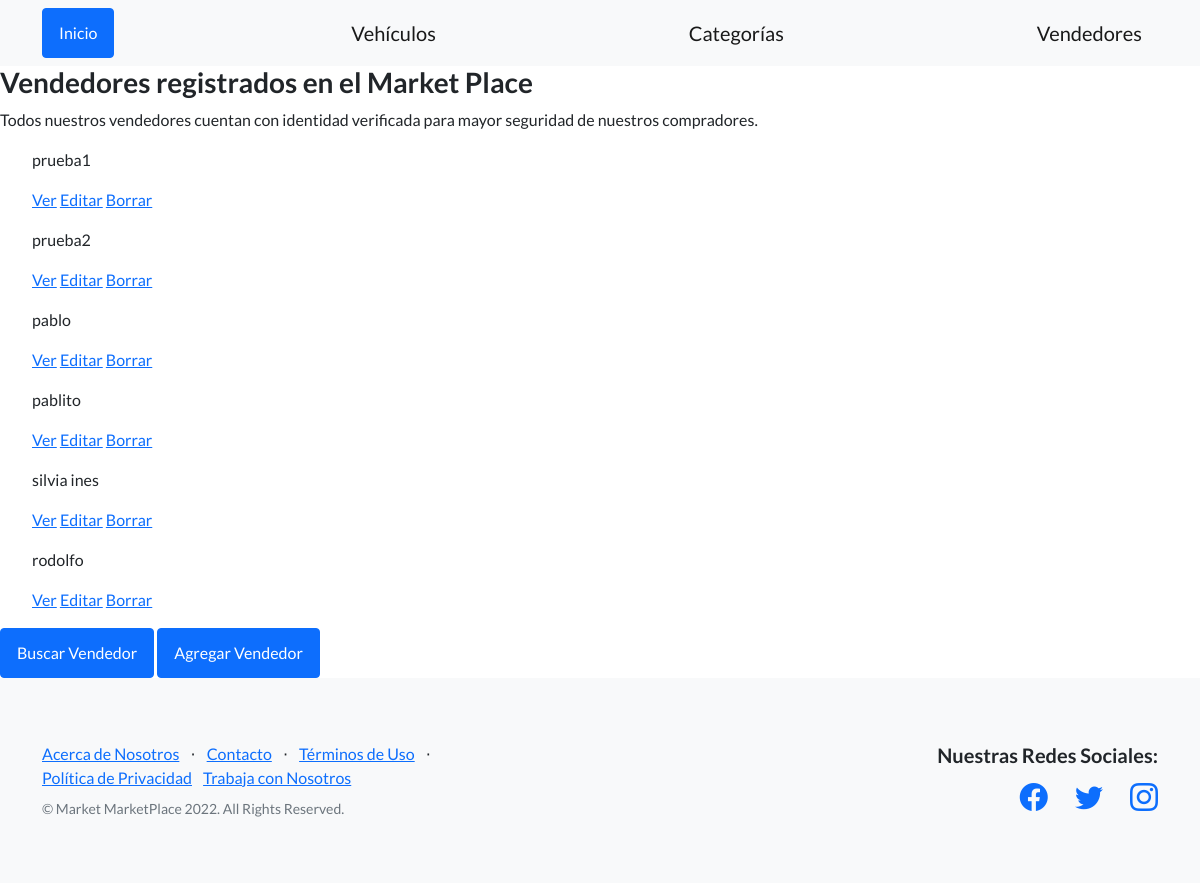
/MarketPlace/vendedor/listV/, run on the app's committed database.
### MarketPlace/models.py (models this page shows)
class Vendedor(models.Model):
    nombre=models.CharField(max_length=40)
    telefono=models.IntegerField()
    correo=models.EmailField()

### MarketPlace/views.py (the view)
# urls.py: path('vendedor/listV/', views.VendedorList.as_view(),name='ListV'),
class VendedorList(ListView):
    model = Vendedor
    template_name = 'MarketPlace/vendedores_list.html'

### MarketPlace/templates/MarketPlace/vendedor_list.html
{% extends "MarketPlace/padre.html" %}
{% load static %}
{% block contenidoQueCambia %}
    <h3>Vendedores registrados en el Market Place</h3>
    <p>Todos nuestros vendedores cuentan con identidad verificada para mayor seguridad de nuestros compradores.</p>
    <ul>
        {% for vendedor in object_list %}
            <p>{{vendedor.nombre}}</p>
            <p>
                <a href="{% url 'DetailV' vendedor.id %}">Ver</a>
                <a href="{% url 'EditV' vendedor.id %}">Editar</a>
                <a href="{% url 'DeleteV' vendedor.id %}">Borrar</a>
            </p>
        {% endfor %}
    </ul>
    <a class="btn btn-primary" href="{% url 'BuscarVendedor' %}">Buscar Vendedor</a>
    <a class="btn btn-primary" href="{% url 'Vendedores' %}">Agregar Vendedor</a>
    {% endblock %}

### data on the page
Vendedor: nombre "prueba1"
Vendedor: nombre "prueba2"
Vendedor: nombre "pablo"
Vendedor: nombre "pablito"
Vendedor: nombre "silvia ines"
Vendedor: nombre "rodolfo"
